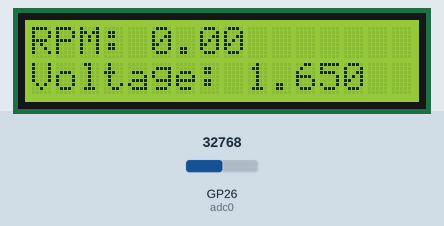
Recording of a program running on a simulated Raspberry Pi Pico running MicroPython. Shown: 16×2 character LCD. The test bench sets the inputs (shaded band); at power-on: GP26 (adc0) = 32768 (analog values on the 0–65535 scale).

Above: at 2.2 s.
2.3 s: GP26 (adc0) set to 45874
At 2.7 s:
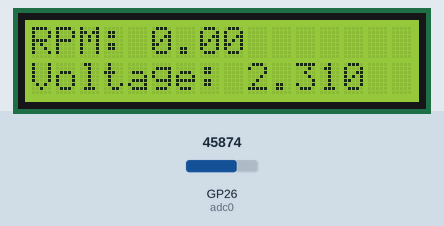
3.8 s: GP26 (adc0) set to 57670
At 4.9 s:
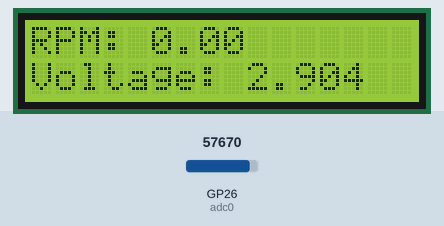
5.3 s: GP26 (adc0) set to 65535
At 5.8 s:
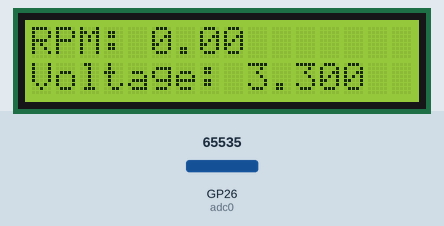
Timing chart, 0 to 8.3 s (numbered marks = the images above; inputs shaded):
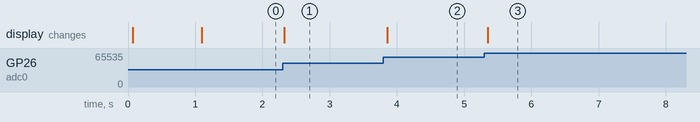

The program:

Combined.py
```python
#imports
from machine import I2C, Pin, ADC
from pico_i2c_lcd import I2cLcd
from time import sleep
import time

#variables
infrared_sensor = Pin(15, Pin.IN)
adc0 = ADC(26)

sections = 3
microseconds_per_minute = 60000000

last_value = infrared_sensor.value()
last_time = 0
current_rpm = 0


#functions

def check_edge():
    global last_value, last_time, current_rpm
    current_value = infrared_sensor.value()

    if current_value != last_value:
        last_value = current_value
        now = time.ticks_us()

        if last_time != 0:
            diff = time.ticks_diff(now, last_time)

            if diff > 0:
                rotation_time = diff * sections
                current_rpm = microseconds_per_minute / rotation_time

        last_time = now

#lcd setup
i2c = I2C(0, sda=Pin(0), scl=Pin(1), freq=400000)
I2C_ADDR = i2c.scan()[0]
lcd = I2cLcd(i2c, I2C_ADDR, 2, 16)

lcd.clear()
lcd.putstr("RPM: \nVoltage: ")
sleep(1)


#main
while True:
    check_edge()
    #voltage
    adc_value = adc0.read_u16()
    voltage = adc_value * (3.3 / 65535)
    #display
    lcd.move_to(0, 0)
    lcd.putstr("RPM: {:.2f}".format(current_rpm))
    lcd.move_to(0, 1)
    lcd.putstr("Voltage: {:.3f}".format(voltage))
    sleep(0.01)
```

Measured:
- after the input at 2.3 s, the display: changes at once (image 1)
- after the input at 3.8 s, the display: changes after 0.05 s (image 2)
- after the input at 5.3 s, the display: changes after 0.05 s (image 3)
